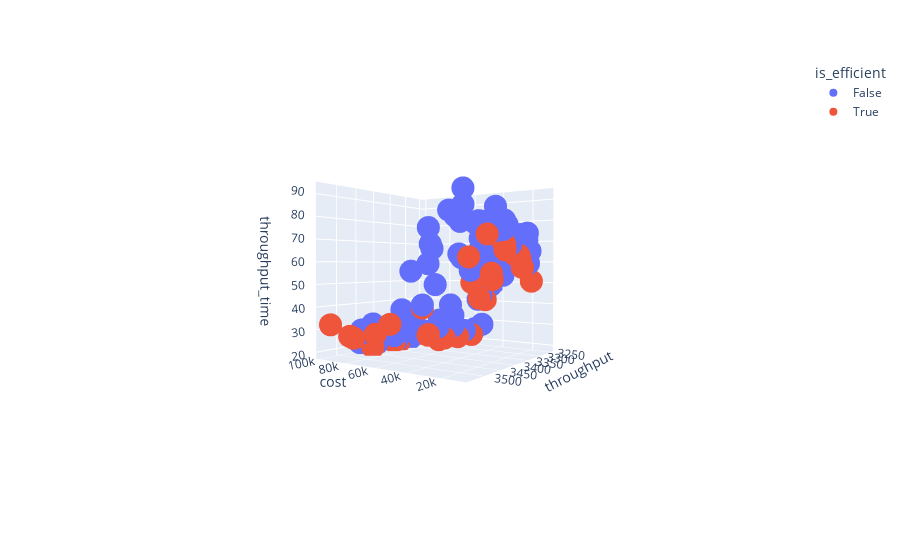

The code cell stored with this chart in its notebook:
### Code cell
import plotly.express as px

fig = px.scatter_3d(df, x='cost', y='throughput', z='throughput_time', hover_data=['cost', 'Generation', 'population_number', 'agg_fitness'],
              color=df['is_efficient'], color_continuous_scale=px.colors.sequential.Plotly3)
fig.show()
